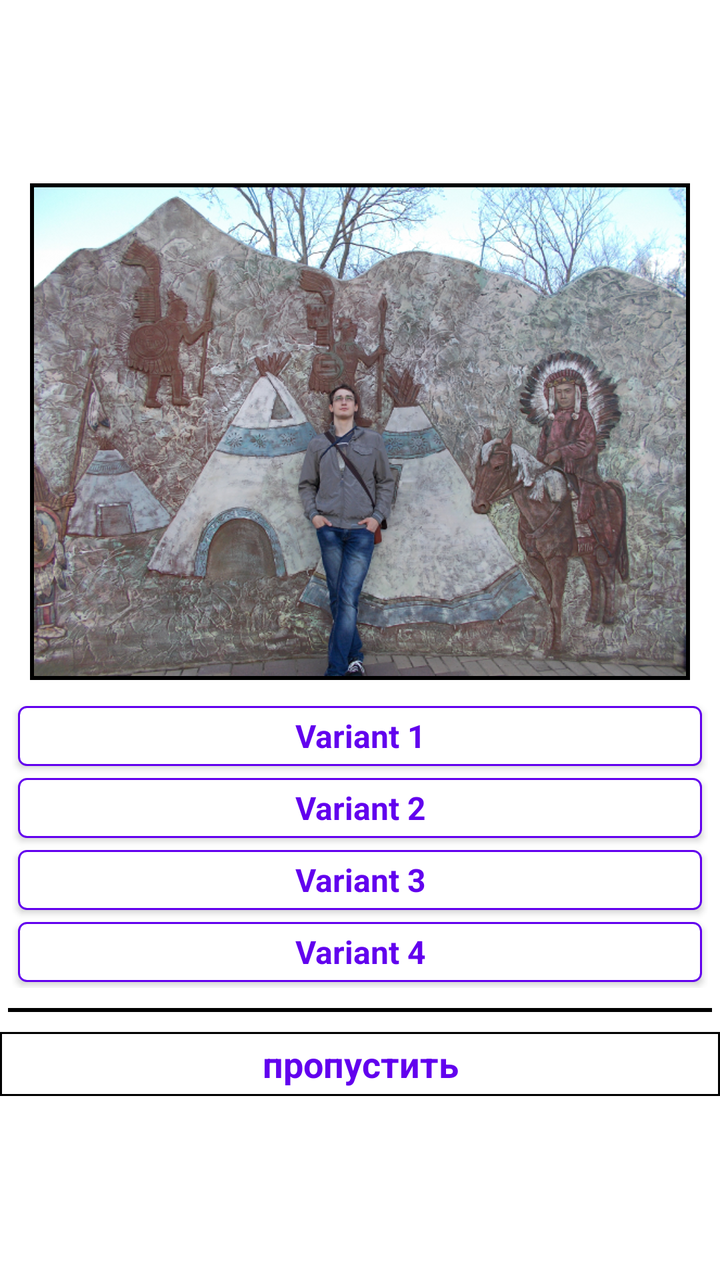
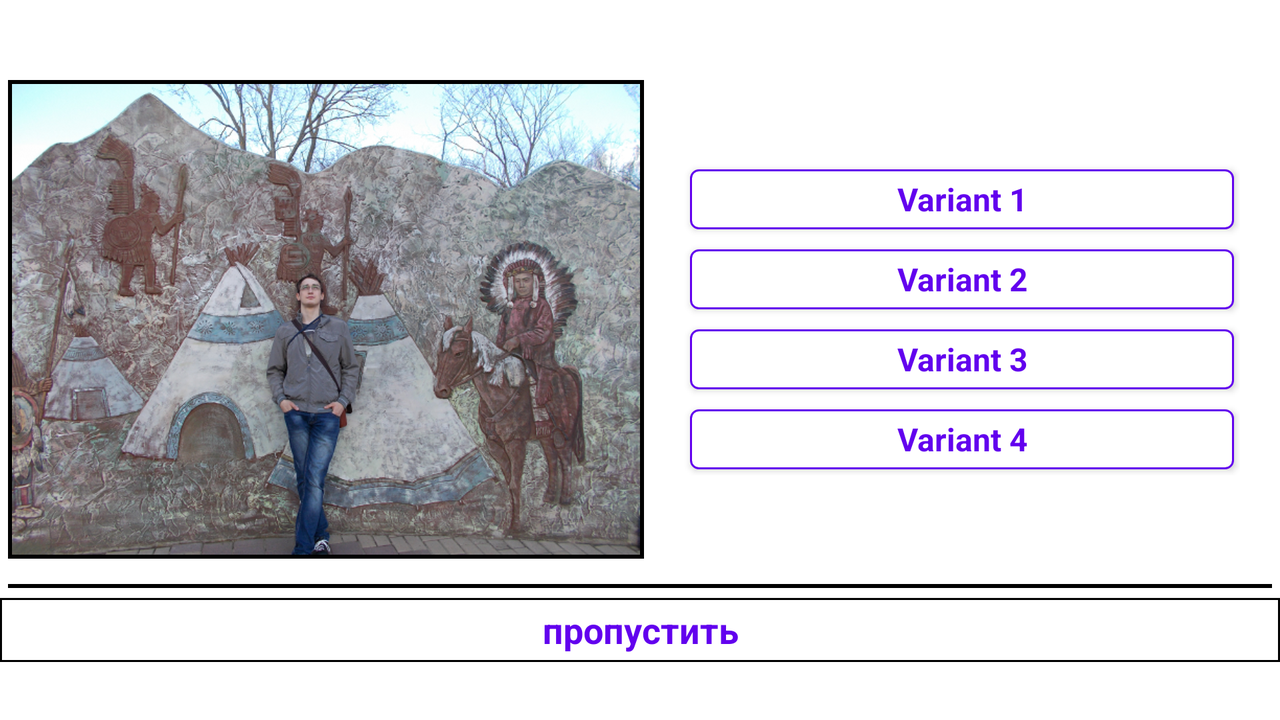

One screen, two layout resources from the same app: the default and the repository's alternative for another configuration. Each is rendered where Android would select it; the XML of both is given below.
<!-- AndroidManifest.xml: application theme AppTheme -->
<!-- res/layout/fragment_guess_the_movie.xml -->
<?xml version="1.0" encoding="utf-8"?>
    <ScrollView
        xmlns:android="http://schemas.android.com/apk/res/android"
        xmlns:tools="http://schemas.android.com/tools"
        tools:context="com.restfulrobot.moviefan.game_activities.GuessTheMovieFragment"
        android:id="@+id/scrollView"
        android:layout_width="fill_parent"
        android:layout_height="fill_parent">
        <LinearLayout
            android:background="@android:color/transparent"
            android:orientation="vertical"
            android:layout_width="match_parent"
            android:layout_height="wrap_content"
            android:layout_gravity="center">

            <ImageView
                android:layout_width="fill_parent"
                android:layout_height="wrap_content"
                android:layout_marginRight="15dp"
                android:layout_marginLeft="15dp"
                android:id="@+id/imageMovie"
                android:layout_gravity="center_horizontal"
                android:adjustViewBounds="true"
                android:background="#000000"
                android:padding="2dp"
                android:src="@drawable/example" />

            <GridLayout
                android:background="@android:color/transparent"
                android:layout_width="match_parent"
                android:layout_height="wrap_content"
                android:rowCount="4"
                android:columnCount="1"
                android:layout_gravity="center_horizontal"
                android:layout_marginTop="10dp"
                android:layout_marginLeft="6dp"
                android:layout_marginRight="6dp"
                >

                <Button
                    android:layout_width="match_parent"
                    android:layout_height="wrap_content"
                    style="@style/AbleButton"
                    android:text="Variant 1"
                    android:id="@+id/btnVar1"
                    android:layout_gravity="center_horizontal" />

                <Button
                    android:layout_width="match_parent"
                    android:layout_height="wrap_content"
                    style="@style/AbleButton"
                    android:text="Variant 2"
                    android:id="@+id/btnVar2"
                    android:layout_gravity="center_horizontal" />

                <Button
                    android:layout_width="match_parent"
                    android:layout_height="wrap_content"
                    style="@style/AbleButton"
                    android:text="Variant 3"
                    android:id="@+id/btnVar3"
                    android:layout_gravity="center_horizontal" />

                <Button
                    android:layout_width="match_parent"
                    android:layout_height="wrap_content"
                    style="@style/AbleButton"
                    android:text="Variant 4"
                    android:id="@+id/btnVar4"
                    android:layout_gravity="center_horizontal" />
            </GridLayout>

            <View
                android:layout_width="match_parent"
                android:layout_height="2dp"
                android:layout_marginTop="10dp"
                android:layout_marginLeft="4dp"
                android:layout_marginRight="4dp"
                android:background="@color/black"/>

            <Button
                android:layout_width="match_parent"
                android:layout_height="wrap_content"
                android:layout_marginTop="10dp"
                style="@style/SimpleButton"
                android:text="@string/skip"
                android:id="@+id/btnSkip"
                android:layout_gravity="center_horizontal" />

        </LinearLayout>
    </ScrollView>
<!-- resources referenced by this layout -->
<resources>
  <!-- drawable example: png bitmap (drawable, 781477 bytes) -->
  <string name="skip">пропустить</string>
  <style name="AbleButton" parent="android:style/Widget.Button">
          <item name="android:background">@drawable/button_able_background</item>
          <item name="android:textColor">@drawable/text_color_able</item>
          <item name="android:padding">3dp</item>
          <item name="android:layout_margin">3dp</item>
          <item name="android:textSize">16sp</item>
          <item name="android:textStyle">bold</item>
          <item name="android:minHeight">30dp</item>
          <item name="android:minWidth">30dp</item>
      </style>
  <style name="SimpleButton" parent="android:style/Widget.Button">
          <item name="android:paddingLeft">2dp</item>
          <item name="android:paddingRight">2dp</item>
          <item name="android:textSize">18sp</item>
          <item name="android:textColor">@color/colorPrimary</item>
          <item name="android:background">@drawable/button_bg</item>
          <item name="android:textStyle">bold</item>
          <item name="android:minHeight">32dp</item>
          <item name="android:minWidth">32dp</item>
      </style>
  <style name="AppTheme" parent="Theme.AppCompat.Light">
          <item name="colorPrimary">@color/colorPrimary</item>
          <item name="colorPrimaryDark">@color/colorPrimaryDark</item>
          <item name="colorAccent">@color/colorAccent</item>
          <item name="android:colorBackground">@color/white</item>
          <item name="android:background">@color/white</item>
      </style>
  <!-- drawable button_able_background (drawable) -->
  <?xml version="1.0" encoding="utf-8"?>
  <selector xmlns:android="http://schemas.android.com/apk/res/android">
      <item android:state_enabled="false">
          <shape xmlns:android="http://schemas.android.com/apk/res/android"
              android:shape="rectangle">
              <solid android:color="#FFF" />
              <stroke android:width="3px" android:color="#000000" />
              <corners android:radius="4dp" />
          </shape>
      </item>
      <item android:state_enabled="true">
          <shape xmlns:android="http://schemas.android.com/apk/res/android"
              android:shape="rectangle">
              <solid android:color="#FFF" />
              <stroke android:width="3px" android:color="@color/colorPrimary" />
              <corners android:radius="4dp" />
          </shape>
      </item>
  </selector>
  <!-- drawable text_color_able (drawable) -->
  <?xml version="1.0" encoding="utf-8"?>
  <selector xmlns:android="http://schemas.android.com/apk/res/android">
      <item android:state_enabled="true" android:color="@color/colorPrimary" />
      <item android:state_enabled="false"  android:color="@color/colorAccent"/>
  </selector>
  <!-- drawable button_bg (drawable) -->
  <?xml version="1.0" encoding="utf-8"?>
  <shape xmlns:android="http://schemas.android.com/apk/res/android"
      android:shape="rectangle">
      <solid android:color="#FFFFFF" />
      <stroke android:width="3px" android:color="#000000" />
  </shape>
</resources>
<!-- res/layout-land/fragment_guess_the_movie.xml (the repository's variant of the layout above) -->
<!-- drawn on the phone turned sideways -->
<?xml version="1.0" encoding="utf-8"?>
<ScrollView
xmlns:android="http://schemas.android.com/apk/res/android"
xmlns:tools="http://schemas.android.com/tools"
tools:context="com.restfulrobot.moviefan.game_activities.GuessTheMovieFragment"
android:id="@+id/scrollView"
android:layout_width="fill_parent"
android:layout_height="fill_parent"
android:gravity="center">
<LinearLayout
    android:background="@android:color/transparent"
    android:layout_width="match_parent"
    android:layout_height="wrap_content"
    android:orientation="vertical"
    android:layout_gravity="center"
    android:layout_marginTop="2dp"
    android:elevation="0dp">

    <LinearLayout
        android:background="@android:color/transparent"
        android:layout_width="match_parent"
        android:layout_height="wrap_content"
        android:orientation="horizontal"
        android:weightSum="100">

        <LinearLayout
            android:background="@android:color/transparent"
            android:layout_marginTop="5dp"
            android:orientation="vertical"
            android:layout_width="0dp"
            android:layout_height="wrap_content"
            android:layout_marginLeft="4dp"
            android:layout_weight="50"
            android:layout_gravity="center"
            android:id="@+id/linearLayoutId">

            <ImageView
                android:layout_width="wrap_content"
                android:layout_height="match_parent"
                android:id="@+id/imageMovie"
                android:layout_gravity="center"
                android:adjustViewBounds="true"
                android:background="#000000"
                android:padding="2dp"
                android:layout_marginBottom="10dp"
                android:layout_weight="6"
                android:src="@drawable/example" />

        </LinearLayout>

        <RelativeLayout
            android:background="@android:color/transparent"
            android:layout_width="0dp"
            android:layout_weight="50"
            android:layout_height="match_parent"
            android:id="@+id/relativeActorLayout">

        <GridLayout
            android:background="@android:color/transparent"
            android:id="@+id/gridView"
            android:layout_width="match_parent"
            android:layout_height="wrap_content"
            android:layout_marginLeft="40dp"
            android:layout_centerInParent="true"
            android:rowCount="4"
            android:columnCount="1">

            <Button
                android:layout_width="match_parent"
                android:layout_height="wrap_content"
                style="@style/AbleButton"
                android:text="Variant 1"
                android:id="@+id/btnVar1"
                android:layout_gravity="center_horizontal" />

            <Button
                android:layout_width="match_parent"
                android:layout_height="wrap_content"
                android:layout_marginTop="7dp"
                style="@style/AbleButton"
                android:text="Variant 2"
                android:id="@+id/btnVar2"
                android:layout_gravity="center_horizontal" />

            <Button
                android:layout_width="match_parent"
                android:layout_height="wrap_content"
                android:layout_marginTop="7dp"
                style="@style/AbleButton"
                android:text="Variant 3"
                android:id="@+id/btnVar3"
                android:layout_gravity="center_horizontal" />

            <Button
                android:layout_width="match_parent"
                android:layout_height="wrap_content"
                android:layout_marginTop="7dp"
                style="@style/AbleButton"
                android:text="Variant 4"
                android:id="@+id/btnVar4"
                android:layout_gravity="center_horizontal" />
        </GridLayout>

</RelativeLayout>

    </LinearLayout>

    <View
        android:layout_width="match_parent"
        android:layout_height="2dp"
        android:layout_marginTop="5dp"
        android:layout_marginLeft="4dp"
        android:layout_marginRight="4dp"
        android:background="@color/black"/>

    <Button
        android:layout_width="match_parent"
        android:layout_height="wrap_content"
        android:layout_marginTop="5dp"
        style="@style/SimpleButton"
        android:text="@string/skip"
        android:id="@+id/btnSkip"
        android:layout_gravity="center_horizontal" />


</LinearLayout>
</ScrollView>
